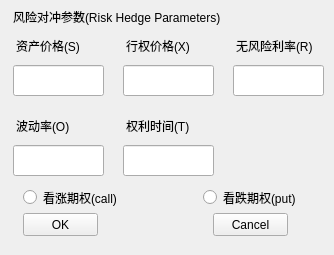
<?xml version="1.0" encoding="UTF-8"?>
<ui version="4.0">
 <class>HedgePara</class>
 <widget class="QWidget" name="HedgePara">
  <property name="geometry">
   <rect>
    <x>0</x>
    <y>0</y>
    <width>334</width>
    <height>255</height>
   </rect>
  </property>
  <property name="windowTitle">
   <string>Form</string>
  </property>
  <widget class="QRadioButton" name="radioButton">
   <property name="geometry">
    <rect>
     <x>23</x>
     <y>189</y>
     <width>111</width>
     <height>17</height>
    </rect>
   </property>
   <property name="text">
    <string>看涨期权(call)</string>
   </property>
  </widget>
  <widget class="QLabel" name="label_3">
   <property name="geometry">
    <rect>
     <x>236</x>
     <y>35</y>
     <width>81</width>
     <height>21</height>
    </rect>
   </property>
   <property name="text">
    <string>无风险利率(R)</string>
   </property>
  </widget>
  <widget class="QLineEdit" name="lineEdit_5">
   <property name="geometry">
    <rect>
     <x>123</x>
     <y>145</y>
     <width>91</width>
     <height>31</height>
    </rect>
   </property>
  </widget>
  <widget class="QLineEdit" name="lineEdit">
   <property name="geometry">
    <rect>
     <x>13</x>
     <y>65</y>
     <width>91</width>
     <height>31</height>
    </rect>
   </property>
  </widget>
  <widget class="QLineEdit" name="lineEdit_4">
   <property name="geometry">
    <rect>
     <x>13</x>
     <y>145</y>
     <width>91</width>
     <height>31</height>
    </rect>
   </property>
  </widget>
  <widget class="QPushButton" name="pushButton_2">
   <property name="geometry">
    <rect>
     <x>213</x>
     <y>213</y>
     <width>75</width>
     <height>23</height>
    </rect>
   </property>
   <property name="text">
    <string>Cancel</string>
   </property>
  </widget>
  <widget class="QLabel" name="label_4">
   <property name="geometry">
    <rect>
     <x>16</x>
     <y>115</y>
     <width>81</width>
     <height>21</height>
    </rect>
   </property>
   <property name="text">
    <string>波动率(O)</string>
   </property>
  </widget>
  <widget class="QLabel" name="label_2">
   <property name="geometry">
    <rect>
     <x>126</x>
     <y>35</y>
     <width>81</width>
     <height>21</height>
    </rect>
   </property>
   <property name="text">
    <string>行权价格(X)</string>
   </property>
  </widget>
  <widget class="QLineEdit" name="lineEdit_3">
   <property name="geometry">
    <rect>
     <x>233</x>
     <y>65</y>
     <width>91</width>
     <height>31</height>
    </rect>
   </property>
  </widget>
  <widget class="QPushButton" name="pushButton">
   <property name="geometry">
    <rect>
     <x>23</x>
     <y>213</y>
     <width>75</width>
     <height>23</height>
    </rect>
   </property>
   <property name="text">
    <string>OK</string>
   </property>
  </widget>
  <widget class="QLabel" name="label_5">
   <property name="geometry">
    <rect>
     <x>126</x>
     <y>115</y>
     <width>81</width>
     <height>21</height>
    </rect>
   </property>
   <property name="text">
    <string>权利时间(T)</string>
   </property>
  </widget>
  <widget class="QLabel" name="label_6">
   <property name="geometry">
    <rect>
     <x>13</x>
     <y>9</y>
     <width>211</width>
     <height>16</height>
    </rect>
   </property>
   <property name="text">
    <string>风险对冲参数(Risk Hedge Parameters)</string>
   </property>
  </widget>
  <widget class="QLineEdit" name="lineEdit_2">
   <property name="geometry">
    <rect>
     <x>123</x>
     <y>65</y>
     <width>91</width>
     <height>31</height>
    </rect>
   </property>
  </widget>
  <widget class="QRadioButton" name="radioButton_2">
   <property name="geometry">
    <rect>
     <x>203</x>
     <y>189</y>
     <width>101</width>
     <height>17</height>
    </rect>
   </property>
   <property name="text">
    <string>看跌期权(put)</string>
   </property>
  </widget>
  <widget class="QLabel" name="label">
   <property name="geometry">
    <rect>
     <x>16</x>
     <y>35</y>
     <width>81</width>
     <height>21</height>
    </rect>
   </property>
   <property name="text">
    <string>资产价格(S)</string>
   </property>
  </widget>
 </widget>
 <resources/>
 <connections/>
</ui>
